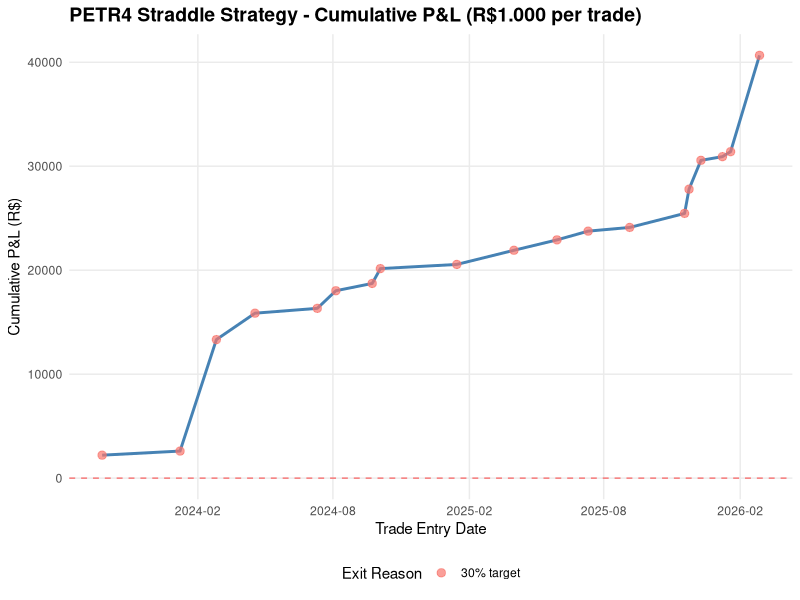

Recreate this plot in R.
library(quantmod)
library(zoo)
library(dplyr)
library(tibble)
library(readr)
library(ggplot2)

# Black-Scholes option pricing
black_scholes <- function(S, K, T, r, sigma, type = "call") {
  if (T <= 0 | sigma <= 0) return(0)
  
  d1 <- (log(S / K) + (r + 0.5 * sigma^2) * T) / (sigma * sqrt(T))
  d2 <- d1 - sigma * sqrt(T)
  
  if (type == "call") {
    value <- S * pnorm(d1) - K * exp(-r * T) * pnorm(d2)
  } else if (type == "put") {
    value <- K * exp(-r * T) * pnorm(-d2) - S * pnorm(-d1)
  } else {
    value <- 0
  }
  
  return(max(value, 0))
}

# Calculate straddle price
straddle_price <- function(S, K, T, r, sigma) {
  call_price <- black_scholes(S, K, T, r, sigma, type = "call")
  put_price <- black_scholes(S, K, T, r, sigma, type = "put")
  return(call_price + put_price)
}

# Get next trading day that is the 3rd Friday (monthly expiry)
get_next_monthly_expiry <- function(current_date) {
  # Find the next 3rd Friday
  test_date <- current_date + 1
  
  for (day_offset in 1:90) {
    test_date <- current_date + day_offset
    month_now <- as.numeric(format(current_date, "%m"))
    month_test <- as.numeric(format(test_date, "%m"))
    year_now <- as.numeric(format(current_date, "%Y"))
    year_test <- as.numeric(format(test_date, "%Y"))
    
    # If month or year changed, we're in next month
    if (month_test > month_now || (year_test > year_now)) {
      year_val <- as.numeric(format(test_date, "%Y"))
      month_val <- as.numeric(format(test_date, "%m"))
      
      # Start from first of the month
      first_day <- as.Date(paste(year_val, month_val, "01", sep = "-"))
      
      # Find 3rd Friday
      friday_count <- 0
      for (d in 1:31) {
        day_check <- first_day + (d - 1)
        month_check <- as.numeric(format(day_check, "%m"))
        if (month_check != month_val) break
        
        if (as.numeric(format(day_check, "%w")) == 5) {
          friday_count <- friday_count + 1
          if (friday_count == 3) {
            return(day_check)
          }
        }
      }
    }
  }
  
  return(current_date + 30)  # Fallback
}

cat("=== PETR4 STRADDLE STRATEGY SIMULATION (V230% TARGET) ===\n\n")

# Load corrected volatility data
petr4_vol <- read_csv("petr4_volatility_rolling_fixed.csv")
petr4_vol$date <- as.Date(petr4_vol$date)

# Define alert threshold (30th percentile)
vol_threshold <- quantile(petr4_vol$volatility, 0.30, na.rm = TRUE)

cat("Volatility threshold (30th percentile):", round(vol_threshold, 4), "\n")
cat("Min vol in data:", round(min(petr4_vol$volatility, na.rm = TRUE), 4), "\n")
cat("Max vol in data:", round(max(petr4_vol$volatility, na.rm = TRUE), 4), "\n\n")

# Generate alerts: when volatility crosses below threshold
petr4_vol <- petr4_vol %>%
  arrange(date) %>%
  mutate(
    prev_vol = lag(volatility),
    is_alert = (!is.na(prev_vol) & prev_vol > vol_threshold & volatility <= vol_threshold)
  )

alerts <- petr4_vol %>%
  filter(is_alert == TRUE) %>%
  select(date, close, volatility)

cat("Total alerts generated:", nrow(alerts), "\n\n")

if (nrow(alerts) == 0) {
  cat("No alerts found. Exiting.\n")
  quit(status = 1)
}

# Risk-free rate (annual)
r_annual <- 0.08

# Simulate straddles
straddle_trades <- list()
trade_counter <- 0

for (i in 1:nrow(alerts)) {
  alert_date <- alerts$date[i]
  alert_price <- alerts$close[i]
  alert_vol <- alerts$volatility[i]
  
  # Get expiry date
  expiry_date <- get_next_monthly_expiry(alert_date)
  
  # Check remaining trading days
  remaining_data <- petr4_vol %>%
    filter(date >= alert_date & date <= expiry_date)
  
  remaining_days <- nrow(remaining_data)
  
  if (remaining_days < 15) next  # Skip if less than 15 days
  
  trade_counter <- trade_counter + 1
  
  # Time to expiry
  T <- as.numeric(expiry_date - alert_date) / 365
  
  # Straddle setup
  K <- round(alert_price, 2)
  cost <- straddle_price(alert_price, K, T, r_annual, alert_vol)
  
  if (is.na(cost) | cost <= 0) next
  
  # Simulate through expiry
  position_data <- petr4_vol %>%
    filter(date >= alert_date & date <= expiry_date) %>%
    mutate(
      T_remaining = as.numeric(expiry_date - date) / 365,
      straddle_value = pmax(0, mapply(straddle_price, 
                                S = close, 
                                K = K, 
                                T = T_remaining, 
                                r = r_annual, 
                                sigma = volatility)),
      pnl = straddle_value - cost,
      pnl_pct = (pnl / cost) * 100,
      days_remaining = as.numeric(expiry_date - date)
    ) %>%
    na.omit()
  
  if (nrow(position_data) == 0) next
  
  # Find exit points
  
  
  exits_30 <- position_data %>% filter(pnl_pct >= 30) %>% slice(1)
  exits_exp <- position_data %>% slice(n())
  
  # Determine actual exit
  exit_date <- NULL
  exit_price <- NULL
  exit_pnl <- NULL
  exit_pnl_pct <- NULL
  exit_reason <- NULL
  
  if (nrow(exits_30) > 0) {
    exit_date <- exits_30$date[1]
    exit_price <- exits_30$straddle_value[1]
    exit_pnl <- exits_30$pnl[1]
    exit_pnl_pct <- exits_30$pnl_pct[1]
    exit_reason <- "30% target"
  } else {
    exit_date <- exits_exp$date[1]
    exit_price <- exits_exp$straddle_value[1]
    exit_pnl <- exits_exp$pnl[1]
    exit_pnl_pct <- exits_exp$pnl_pct[1]
    exit_reason <- "Expiry"
  }
  
  straddle_trades[[trade_counter]] <- tibble(
    trade_id = trade_counter,
    alert_date = alert_date,
    alert_price = round(alert_price, 2),
    alert_vol = round(alert_vol, 4),
    strike = K,
    expiry_date = expiry_date,
    days_to_expiry = as.numeric(expiry_date - alert_date),
    straddle_cost = round(cost, 2),
    exit_date = exit_date,
    exit_price = round(exit_price, 2),
    exit_pnl = round(exit_pnl, 2),
    exit_pnl_pct = round(exit_pnl_pct, 2),
    exit_reason = exit_reason,
    days_held = as.numeric(exit_date - alert_date)
  )
}

cat("Straddles executed (15+ days to expiry):", length(straddle_trades), "\n\n")

if (length(straddle_trades) == 0) {
  cat("No valid straddles to execute. Exiting.\n")
  quit(status = 1)
}

# Combine results
straddle_results <- bind_rows(straddle_trades)

# Save raw results
write_csv(straddle_results, "petr4_straddle_results_30pct.csv")

cat("=== STRADDLE PERFORMANCE SUMMARY ===\n\n")

winning_trades <- sum(straddle_results$exit_pnl > 0)
losing_trades <- sum(straddle_results$exit_pnl <= 0)
win_rate <- winning_trades / nrow(straddle_results) * 100

cat("Winning trades (PnL > 0):", winning_trades, "\n")
cat("Losing trades (PnL <= 0):", losing_trades, "\n")
cat("Win rate:", round(win_rate, 2), "%\n\n")

cat("Average PnL per trade: R$", round(mean(straddle_results$exit_pnl), 2), "\n")
cat("Median PnL per trade: R$", round(median(straddle_results$exit_pnl), 2), "\n")
cat("Average return:  ", round(mean(straddle_results$exit_pnl_pct), 2), "%\n")
cat("Average hold time:", round(mean(straddle_results$days_held)), "days\n\n")

# Exit reasons distribution
cat("Exit reasons:\n")
exit_summary <- straddle_results %>%
  group_by(exit_reason) %>%
  summarise(
    count = n(),
    avg_pnl = mean(exit_pnl),
    avg_pnl_pct = mean(exit_pnl_pct)
  )
print(as.data.frame(exit_summary))

# Calculate for R$1.000 per trade
cat("\n=== R$1.000 PER ALERT SIMULATION ===\n\n")

straddle_results <- straddle_results %>%
  mutate(
    scale_factor = 1000 / straddle_cost,
    scaled_cost = 1000,
    scaled_exit = exit_price * scale_factor,
    scaled_pnl = scaled_exit - scaled_cost
  )

total_capital <- nrow(straddle_results) * 1000
total_pnl <- sum(straddle_results$scaled_pnl)
total_return <- total_pnl / total_capital * 100

cat("Total trades:", nrow(straddle_results), "\n")
cat("Total capital deployed: R$", format(total_capital, big.mark = ".", decimal.mark = ","), "\n")
cat("Average PnL per R$1.000:", round(mean(straddle_results$scaled_pnl), 2), "\n")
cat("Total net PnL: R$", format(round(total_pnl, 2), big.mark = ".", decimal.mark = ","), "\n")
cat("Overall return on capital:", round(total_return, 2), "%\n\n")

cat("Best trade (R$1.000 basis): R$", round(max(straddle_results$scaled_pnl), 2), "\n")
cat("Worst trade (R$1.000 basis): R$", round(min(straddle_results$scaled_pnl), 2), "\n")

# Save final results with scaling
write_csv(straddle_results, "petr4_straddle_results_scaled_30pct.csv")

# Plot equity curve
straddle_sorted <- straddle_results %>%
  arrange(alert_date) %>%
  mutate(cumulative_pnl = cumsum(scaled_pnl))

p <- ggplot(straddle_sorted, aes(x = alert_date, y = cumulative_pnl, color = exit_reason)) +
  geom_line(color = "steelblue", size = 1, linewidth = 1) +
  geom_point(size = 2.5, alpha = 0.7) +
  geom_hline(yintercept = 0, linetype = "dashed", color = "red", alpha = 0.5) +
  theme_minimal() +
  theme(
    plot.title = element_text(size = 14, face = "bold"),
    legend.position = "bottom",
    panel.grid.minor = element_blank()
  ) +
  labs(
    title = "PETR4 Straddle Strategy - Cumulative P&L (R$1.000 per trade)",
    x = "Trade Entry Date",
    y = "Cumulative P&L (R$)",
    color = "Exit Reason"
  ) +
  scale_x_date(date_labels = "%Y-%m", date_breaks = "6 months")

ggsave("petr4_straddle_equity_curve_30pct.png", p, width = 14, height = 6, dpi = 100)
cat("\n✓ Saved: petr4_straddle_equity_curve_30pct.png\n")
cat("✓ Saved: petr4_straddle_results_scaled_30pct.csv\n")
